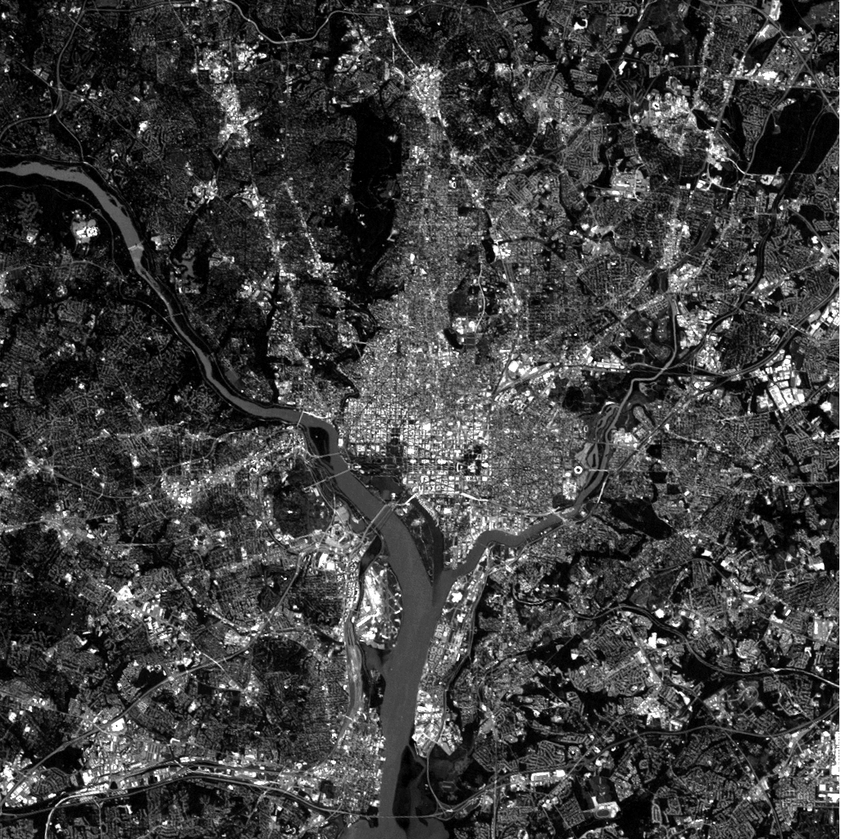
%> input picture Chp 6/6.3 Pseudocolor Image Processing/6.3.1 Intensity Slicing/Example 6.6/WashingtonDC_red.tif, 841 x 839 px, shrunk from 1026 x 1024 before the run; the run also reads 1 picture not shown here
$ octave example_6_6.m   (GNU Octave 9; MATLAB toolbox functions it lacks are replaced by stand-ins)
%> lines starting %> are read from the running program, lines starting %| are printed output that depends on the picture
%% Example 6.6 in book


%% Reading image
img_red = imread('WashingtonDC_red.tif');
%> img_red is the input picture: size 839x841 uint8; min 0, max 255, mean 62.5
img_green = imread('WashingtonDC_green.tif');
img_blue = imread('WashingtonDC_blue.tif');
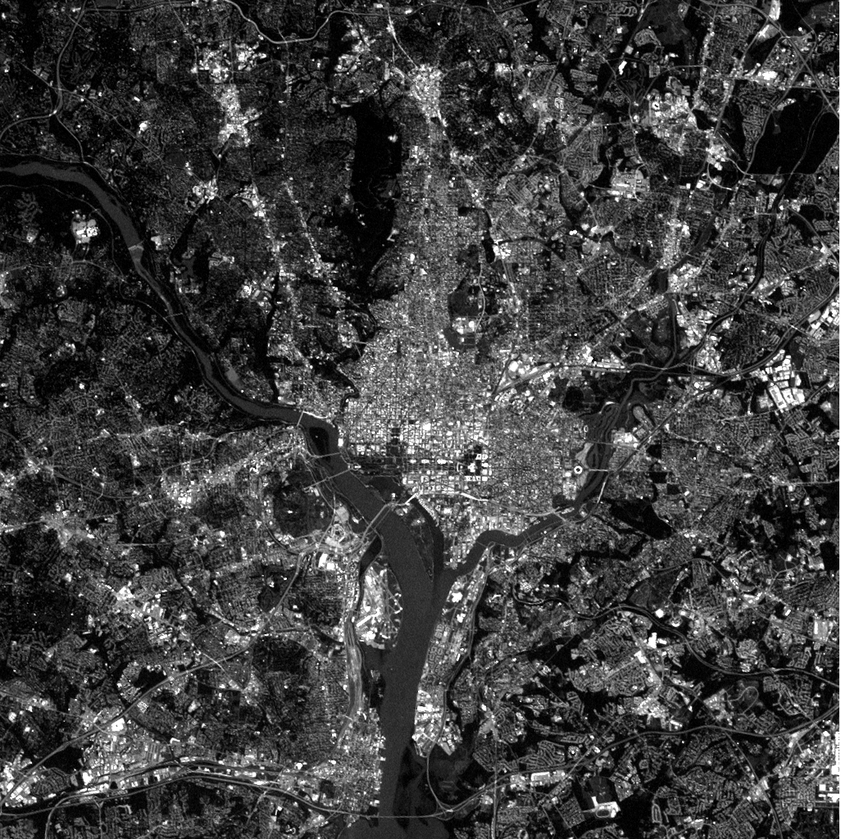
%> input picture Chp 6/6.3 Pseudocolor Image Processing/6.3.1 Intensity Slicing/Example 6.6/WashingtonDC_blue.tif, 841 x 839 px, shrunk from 1026 x 1024 before the run
%> img_blue is the input picture: size 839x841 uint8; min 0, max 255, mean 62.4
img_infrared = imread('WashingtonDC_infrared.tif');
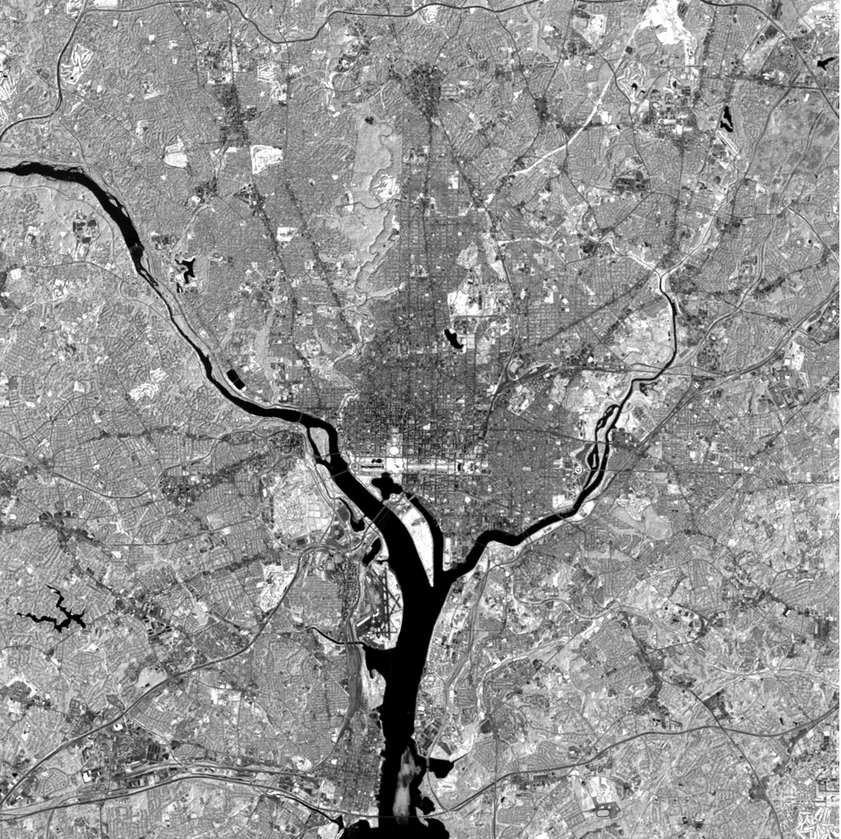
%> input picture Chp 6/6.3 Pseudocolor Image Processing/6.3.1 Intensity Slicing/Example 6.6/WashingtonDC_infrared.TIF, 841 x 839 px, shrunk from 1026 x 1024 before the run
%> img_infrared is the input picture: size 839x841 uint8; min 0, max 255, mean 146.4


%%
img_RGB = cat(3, img_red, img_green, img_blue);
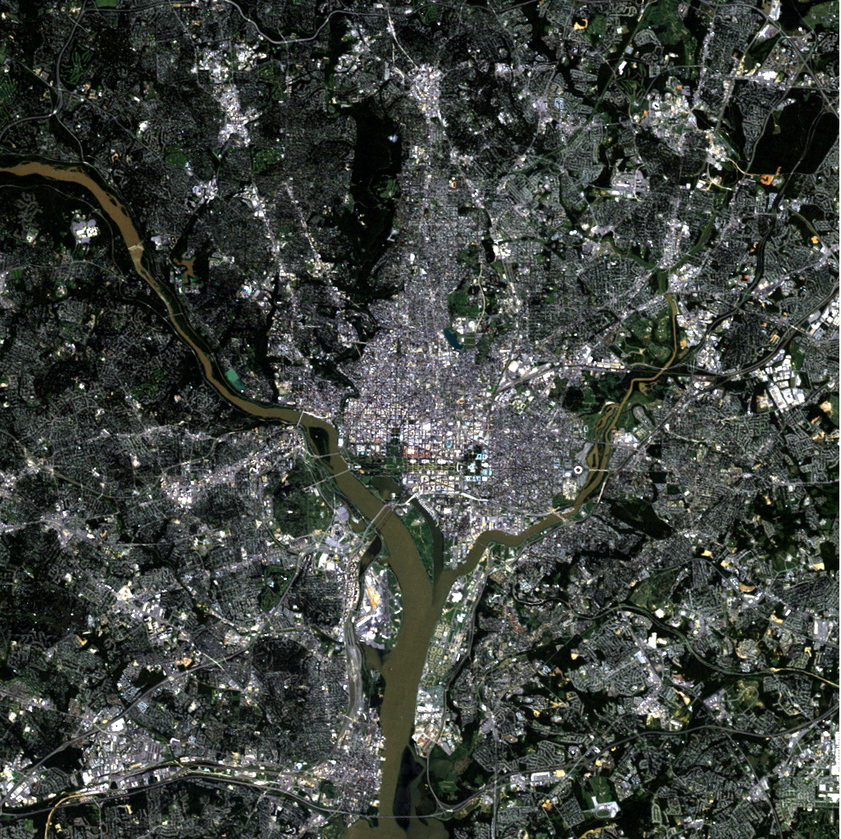
%> img_RGB: size 839x841x3 uint8; mean R, G, B 62.5, 67.9, 62.4
img_IGB = cat(3, img_infrared, img_green, img_blue);
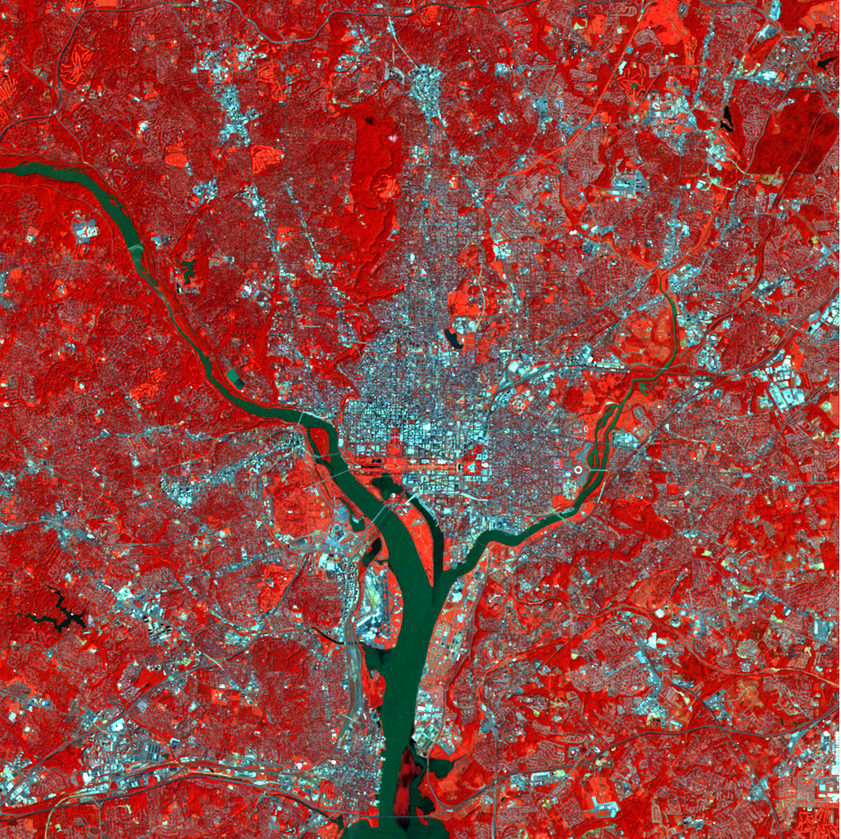
%> img_IGB: size 839x841x3 uint8; mean R, G, B 146.4, 67.9, 62.4

%% Ploting
subplot(2, 3, 1); imshow(img_red);      title('Red channel');
subplot(2, 3, 2); imshow(img_green);    title('Green channel');
subplot(2, 3, 3); imshow(img_blue);     title('Blue channel');
subplot(2, 3, 4); imshow(img_infrared); title('Infrared');
subplot(2, 3, 5); imshow(img_RGB);      title('RGB');
subplot(2, 3, 6); imshow(img_IGB);      title('Infrared green blue');
